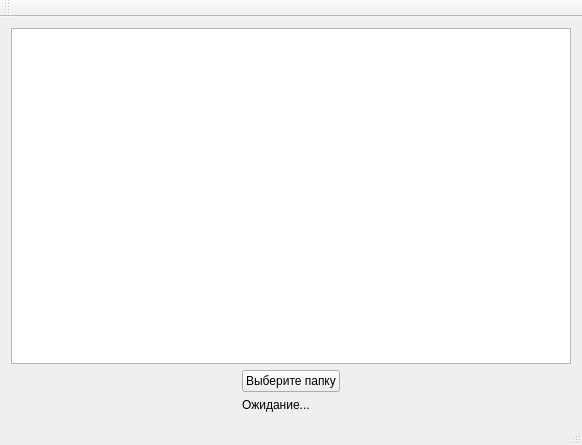
<?xml version="1.0" encoding="UTF-8"?>
<ui version="4.0">
 <class>MainWindow</class>
 <widget class="QMainWindow" name="MainWindow">
  <property name="geometry">
   <rect>
    <x>0</x>
    <y>0</y>
    <width>582</width>
    <height>445</height>
   </rect>
  </property>
  <property name="windowTitle">
   <string>Rietveld converter</string>
  </property>
  <widget class="QWidget" name="centralWidget">
   <layout class="QVBoxLayout" name="verticalLayout_2">
    <item>
     <widget class="QTextBrowser" name="textBrowser"/>
    </item>
    <item>
     <layout class="QHBoxLayout" name="horizontalLayout">
      <item>
       <spacer name="horizontalSpacer_2">
        <property name="orientation">
         <enum>Qt::Horizontal</enum>
        </property>
        <property name="sizeHint" stdset="0">
         <size>
          <width>40</width>
          <height>20</height>
         </size>
        </property>
       </spacer>
      </item>
      <item>
       <layout class="QVBoxLayout" name="verticalLayout">
        <item>
         <widget class="QPushButton" name="pushButton">
          <property name="text">
           <string>Выберите папку</string>
          </property>
         </widget>
        </item>
        <item>
         <widget class="QLabel" name="label">
          <property name="text">
           <string>Ожидание...</string>
          </property>
         </widget>
        </item>
       </layout>
      </item>
      <item>
       <spacer name="horizontalSpacer">
        <property name="orientation">
         <enum>Qt::Horizontal</enum>
        </property>
        <property name="sizeHint" stdset="0">
         <size>
          <width>40</width>
          <height>20</height>
         </size>
        </property>
       </spacer>
      </item>
     </layout>
    </item>
   </layout>
  </widget>
  <widget class="QMenuBar" name="menuBar">
   <property name="geometry">
    <rect>
     <x>0</x>
     <y>0</y>
     <width>582</width>
     <height>21</height>
    </rect>
   </property>
  </widget>
  <widget class="QToolBar" name="mainToolBar">
   <attribute name="toolBarArea">
    <enum>TopToolBarArea</enum>
   </attribute>
   <attribute name="toolBarBreak">
    <bool>false</bool>
   </attribute>
  </widget>
  <widget class="QStatusBar" name="statusBar"/>
 </widget>
 <layoutdefault spacing="6" margin="11"/>
 <resources/>
 <connections/>
</ui>
